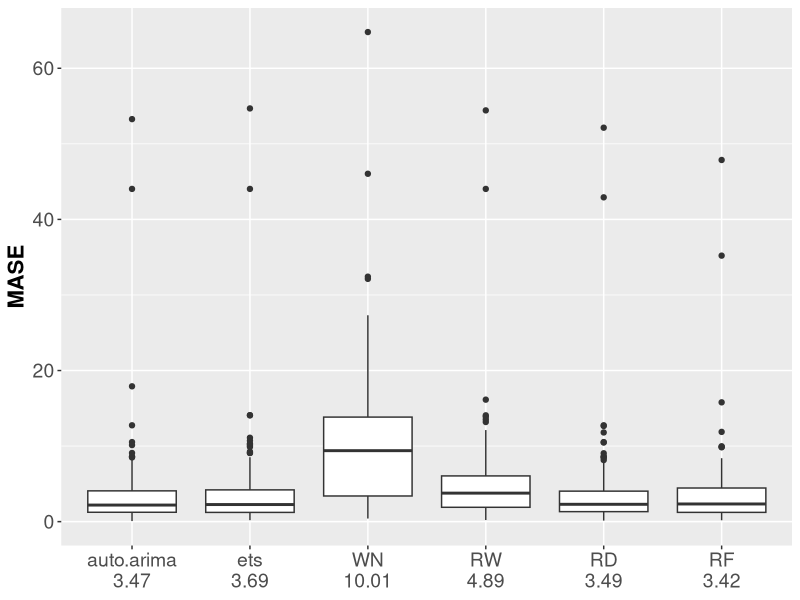

Write the R code that produced this figure.
## ---- chunk 1
knitr::opts_chunk$set(echo = FALSE, message=FALSE, warning=FALSE, cache=TRUE, dev.args=list(bg=grey(0.9), pointsize=11))
## ---- chunk 2
library(ggplot2)
library(tidyverse)
library(readr)
library(reshape)
Mase <- read_csv("MASEppt.csv")
MASE1 <- Mase %>% select(2:6,9)
#head(Mase)
MASE1 <- as.data.frame(MASE1)
names(MASE1) <- c("auto.arima 3.47", "ets 3.69", "WN 10.01", "RW 4.89", "RD 3.49", "RF 3.42")

meltData <- melt(MASE1)

names(meltData) <- c("Method", "MASE")
meltData$Method <- as.factor(meltData$Method)
levels(meltData$Method) <- gsub(" ", "\n", levels(meltData$Method))
meltData$Method <- as.factor(meltData$Method)
p <- ggplot(meltData, aes(x=Method, y=MASE))
sp <- p+geom_boxplot()+theme(axis.text=element_text(size=12),
        axis.title=element_text(size=16,face="bold"))+theme(axis.title.x=element_blank(),
        axis.text = element_text(size = 14)
     )
sp
